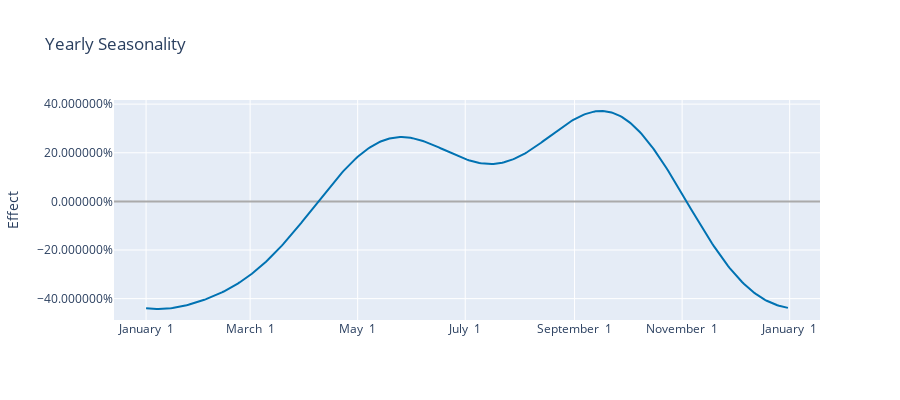

Notebook cell for this chart:
### Markdown cell above
### What are the yearly and weekly trends?

### Code cell
fig = plot_seasonality_plotly(m, 'yearly_usual')
fig.update_layout(title='Yearly Seasonality', height=400)
fig.update_yaxes(title='Effect')

### Figure 1 — Plotly figure (JSON) as saved in the notebook; plotly's stock layout.template omitted (floating-point values rounded to 4 significant figures; data arrays with more than 128 entries replaced by an {"elided": "..."} marker saying what was removed)
{"data": [{"line": {"color": "#0072B2", "width": 2}, "mode": "lines", "name": "yearly_usual", "type": "scatter", "x": {"elided": "365 str values"}, "y": {"elided": "365 float values"}}], "layout": {"height": 400, "showlegend": false, "title": {"text": "Yearly Seasonality"}, "width": 900, "xaxis": {"range": ["2016-12-13T19:12:00", "2018-01-18T04:48:00"], "tickformat": "%B %e", "type": "date"}, "yaxis": {"autorange": true, "hoverformat": ".2%", "range": [-0.4879, 0.417], "tickformat": "%", "title": {"text": "Effect"}, "type": "linear", "zerolinecolor": "#AAA"}}}
